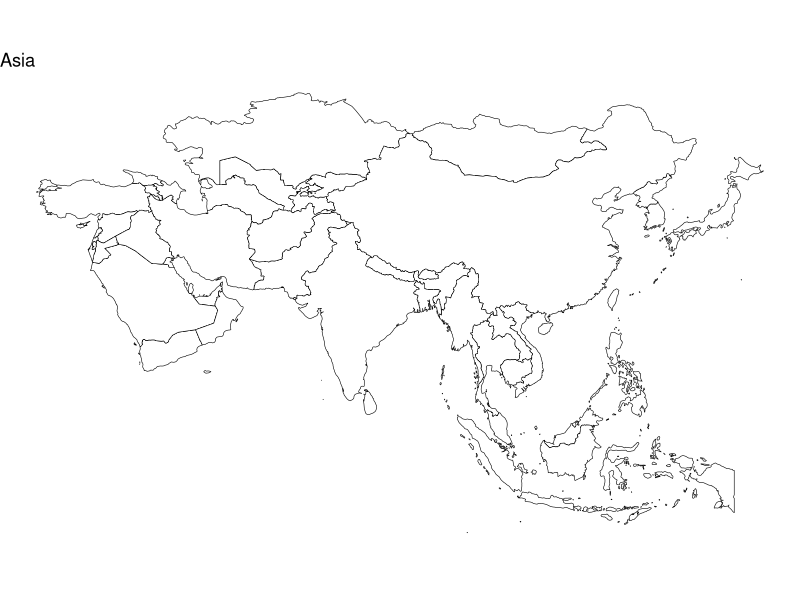

Reproduce this figure in R.
#Import libraries
library(ggplot2)
library(dplyr)
library(sf)
library(rnaturalearth)
library(rnaturalearthdata)

#Get world map as an sf object
world <- ne_countries(scale = "medium", returnclass = "sf")

#Filter only for Asia
asia <- world %>% filter(continent == "Asia")

#Plot Asia
ggplot(asia) +
  geom_sf(fill = "white", color = "black") +
  theme_void() +
  ggtitle("Asia")
